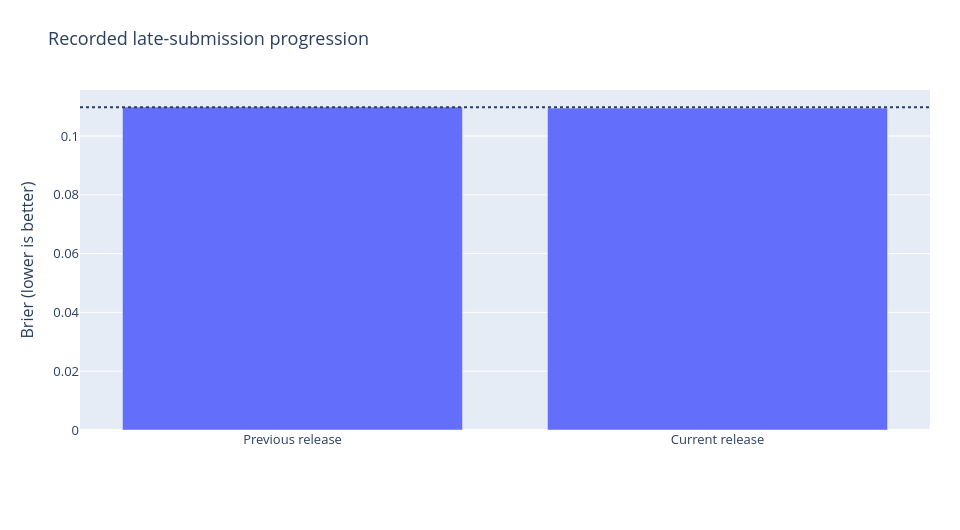

Notebook code cell kept with this figure:
### Markdown cell above
## 1. An achieved score, not an inferred one
Submission **56447505** is recorded COMPLETE at **0.1094899 Brier**, compared with the published winning benchmark of **0.1097454**. The numerical difference is **0.0002555**, approximately **0.23% lower Brier**. This post-competition result is not an original first-place finish or evidence of a guaranteed future advantage. Brier measures squared probability error; historical and Kaggle populations remain separate.

### Code cell
chart('scored', 'Recorded late-submission progression', ['Previous release', 'Current release'], {'Brier': [s['predecessor'], s['incumbent']]}, 'Brier (lower is better)', s['published_benchmark'])
print('Improvement over predecessor:', round(s['predecessor']-s['incumbent'], 7))
print('Below published benchmark:', round(s['published_benchmark']-s['incumbent'], 7))

### Figure 1 — Plotly figure (JSON) as saved in the notebook; plotly's stock layout.template omitted (floating-point values rounded to 4 significant figures)
{"data": [{"name": "Brier", "type": "bar", "x": ["Previous release", "Current release"], "y": [0.1099, 0.1095]}], "layout": {"barmode": "group", "font": {"size": 13}, "height": 530, "legend": {"orientation": "h", "y": -0.23}, "margin": {"b": 100, "l": 80, "r": 30, "t": 90}, "shapes": [{"line": {"dash": "dot"}, "type": "line", "x0": 0, "x1": 1, "xref": "x domain", "y0": 0.1097, "y1": 0.1097, "yref": "y"}], "title": {"text": "Recorded late-submission progression"}, "width": 960, "xaxis": {"type": "category"}, "yaxis": {"title": {"text": "Brier (lower is better)"}}}}
